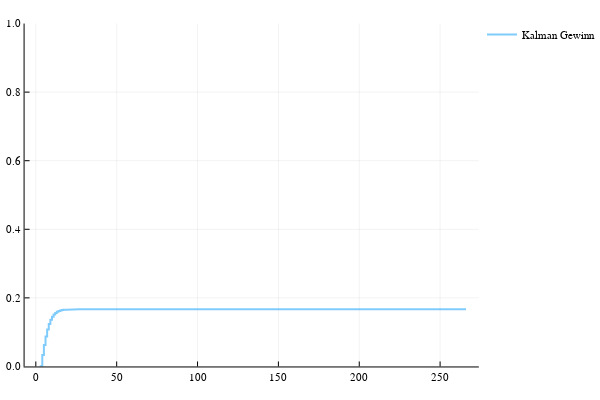

The code cell stored with this chart in its notebook:
### Code cell
plot(gains[1:length], label = "Kalman Gewinn", ylim = (0, 1), linewidth = 2)

### Figure 1 — Plotly figure (JSON) as saved in the notebook; plotly's stock layout.template omitted (floating-point values rounded to 4 significant figures; data arrays with more than 128 entries replaced by an {"elided": "..."} marker saying what was removed)
{"data": [{"colorbar": {"title": ""}, "hoverinfo": "text", "legendgroup": "Kalman Gewinn", "line": {"color": "rgba(0, 154, 250, 0.500)", "dash": "solid", "shape": "linear", "width": 2}, "mode": "lines", "name": "Kalman Gewinn", "showlegend": true, "text": {"elided": "531 null values"}, "type": "scatter", "x": {"elided": "531 int values"}, "xaxis": "x1", "y": {"elided": "531 float values"}, "yaxis": "y1", "zmax": 0.1, "zmin": -0.1}], "layout": {"annotations": [], "height": 400, "legend": {"bgcolor": "rgba(255, 255, 255, 1.000)", "bordercolor": "rgba(0, 0, 0, 1.000)", "font": {"color": "rgba(0, 0, 0, 1.000)", "family": "sans-serif", "size": 11}, "tracegroupgap": 0, "x": 1, "y": 1}, "margin": {"b": 20, "l": 0, "r": 0, "t": 20}, "paper_bgcolor": "rgba(255, 255, 255, 1.000)", "plot_bgcolor": "rgba(255, 255, 255, 1.000)", "showlegend": true, "width": 600, "xaxis": {"anchor": "y1", "domain": [0.05101, 0.9934], "gridcolor": "rgba(0, 0, 0, 0.100)", "gridwidth": 0.5, "linecolor": "rgba(0, 0, 0, 1.000)", "mirror": false, "range": [-6.95, 273.9], "showgrid": true, "showline": true, "showticklabels": true, "tickangle": 0, "tickcolor": "rgb(0, 0, 0)", "tickfont": {"color": "rgba(0, 0, 0, 1.000)", "family": "sans-serif", "size": 11}, "tickmode": "array", "ticks": "inside", "ticktext": ["0", "50", "100", "150", "200", "250"], "tickvals": [0, 50, 100, 150, 200, 250], "title": "", "titlefont": {"color": "rgba(0, 0, 0, 1.000)", "family": "sans-serif", "size": 15}, "type": "-", "visible": true, "zeroline": false, "zerolinecolor": "rgba(0, 0, 0, 1.000)"}, "yaxis": {"anchor": "x1", "domain": [0.03762, 0.9902], "gridcolor": "rgba(0, 0, 0, 0.100)", "gridwidth": 0.5, "linecolor": "rgba(0, 0, 0, 1.000)", "mirror": false, "range": [0, 1], "showgrid": true, "showline": true, "showticklabels": true, "tickangle": 0, "tickcolor": "rgb(0, 0, 0)", "tickfont": {"color": "rgba(0, 0, 0, 1.000)", "family": "sans-serif", "size": 11}, "tickmode": "array", "ticks": "inside", "ticktext": ["0.0", "0.2", "0.4", "0.6", "0.8", "1.0"], "tickvals": [0, 0.2, 0.4, 0.6, 0.8, 1], "title": "", "titlefont": {"color": "rgba(0, 0, 0, 1.000)", "family": "sans-serif", "size": 15}, "type": "-", "visible": true, "zeroline": false, "zerolinecolor": "rgba(0, 0, 0, 1.000)"}}}
